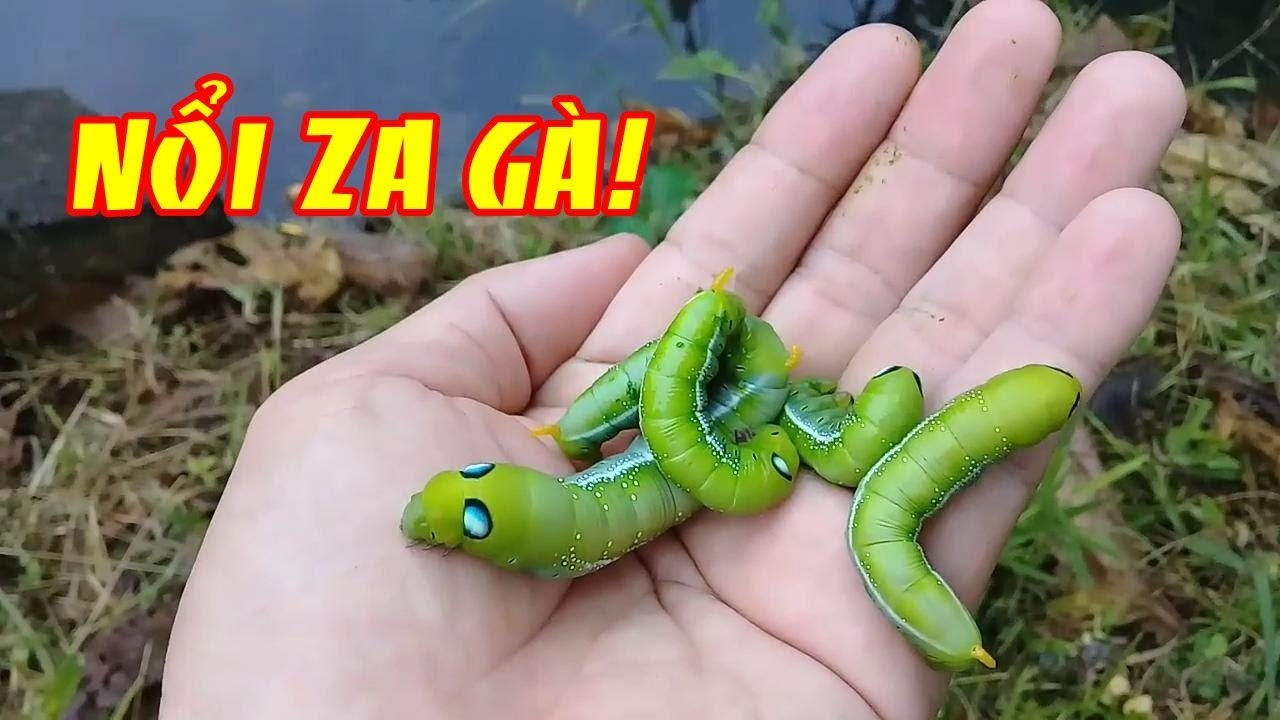
#> input picture img to img/con_sau1.jpg, 1280 x 720 px
$ python main1.py
#> lines starting #> are read from the running program, lines starting #| are printed output that depends on the picture; after the words box and inside, x2 and y2 are one past the last pixel; in counts of white or black regions, pixels touching at a corner belong together
import cv2
import numpy as np

# Đường dẫn đến tệp ảnh chứa con sâu
image_path = 'con_sau1.jpg'

# Đọc ảnh từ đường dẫn
image = cv2.imread(image_path)
#> image is the input picture: shape (720, 1280, 3); mean B, G, R 111.1, 131.6, 139.7
marked_image = image.copy()

# Chuyển đổi ảnh sang không gian màu HSV
hsv = cv2.cvtColor(image, cv2.COLOR_BGR2HSV)
#> hsv: shape (720, 1280, 3); mean H, S, V 79.1, 88.2, 152.1

# Đặt ngưỡng cho màu sâu
lower_green = np.array([25, 50, 50])
upper_green = np.array([85, 255, 255])

# Tạo ngưỡng binary
mask = cv2.inRange(hsv, lower_green, upper_green)
#> mask: shape (720, 1280); 27.6% white; 274 white regions (200 under 20 px), largest, box (x1, y1, x2, y2) and area: (405, 128, 1280, 720) 175685, (0, 528, 86, 720) 8829, (512, 139, 721, 261) 7993

# Xử lý nhiễu
mask = cv2.medianBlur(mask, 5)
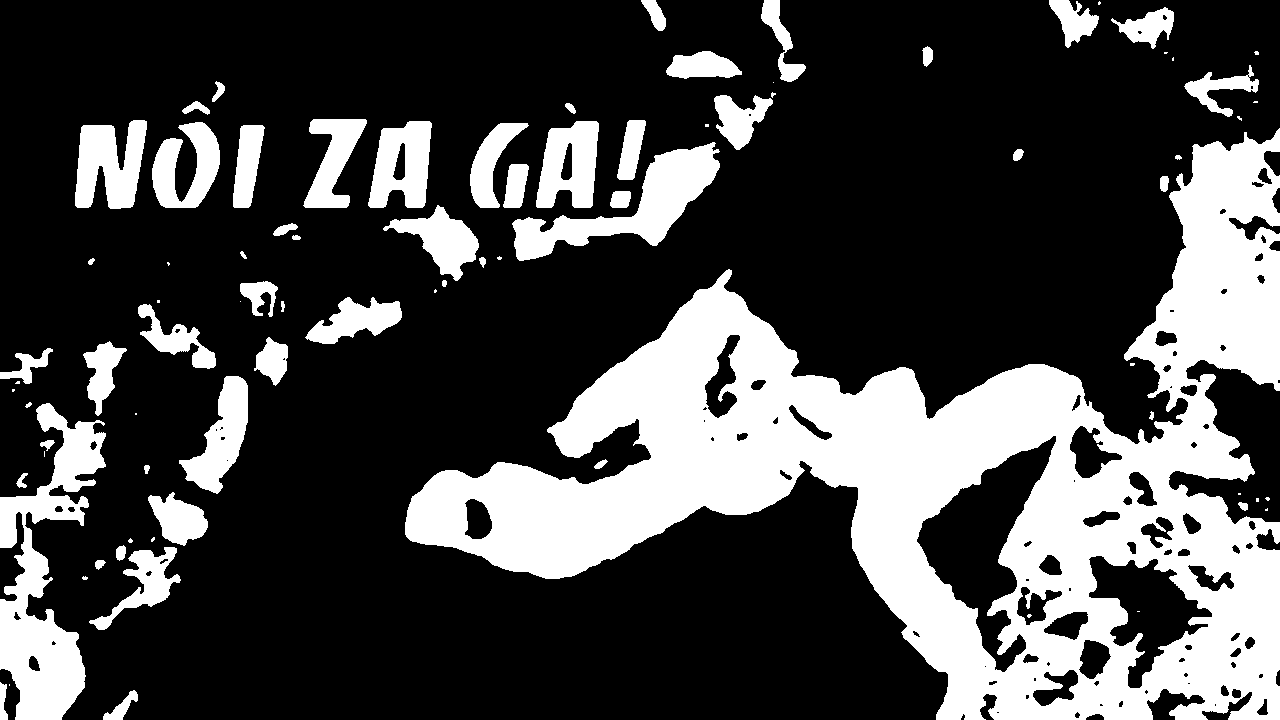
#> mask: shape (720, 1280); 27.6% white; 84 white regions (29 under 20 px)

# Tìm contours
contours, _ = cv2.findContours(
    mask, cv2.RETR_EXTERNAL, cv2.CHAIN_APPROX_SIMPLE)
#> contours = 82 contours, 30 with area under 20; largest, box (x1, y1, x2, y2) and area: (405, 128, 1280, 720) 206156, (0, 403, 106, 720) 14135, (512, 142, 720, 261) 7699, (75, 120, 147, 209) 4214, (368, 121, 432, 208) 4004

# Tạo lớp mặt nạ với độ trong suốt 30%
alpha = 0.3

# Vẽ màu đỏ nhạt với độ trong suốt 30% cho từng con sâu
for contour in contours:
    area = cv2.contourArea(contour)
    if area > 100:  # Chỉ xem xét các vùng có diện tích đủ lớn
        mask_single_contour = np.zeros_like(mask)
        cv2.drawContours(mask_single_contour, [
                         contour], -1, 255, thickness=cv2.FILLED)

        # Tạo lớp mặt nạ cho vùng contour
        overlay = np.zeros_like(image)
        overlay[mask_single_contour == 255] = [0, 0, 255]

        # Tạo ảnh đỏ nhạt với độ trong suốt 30%
        overlay_blended = cv2.addWeighted(
            marked_image, 1 - alpha, overlay, alpha, 0)

        # Thay thế vùng contour bằng ảnh đỏ nhạt
        marked_image[mask_single_contour ==
                     255] = overlay_blended[mask_single_contour == 255]
#> this loop made 82 passes
#> area on passes 1, 3, 5, 6, 7, 11, 15, 16, 17, 18, 20, 23: 345.5, 171.5, 58.5, 2197.5, 105, 48.5, 1828, 68.5, 28.5, 57.5, 68, 14135
#> pass 1, `overlay_blended = cv2.addWeighted( marked_image, 1 - alpha, overlay, a..`:
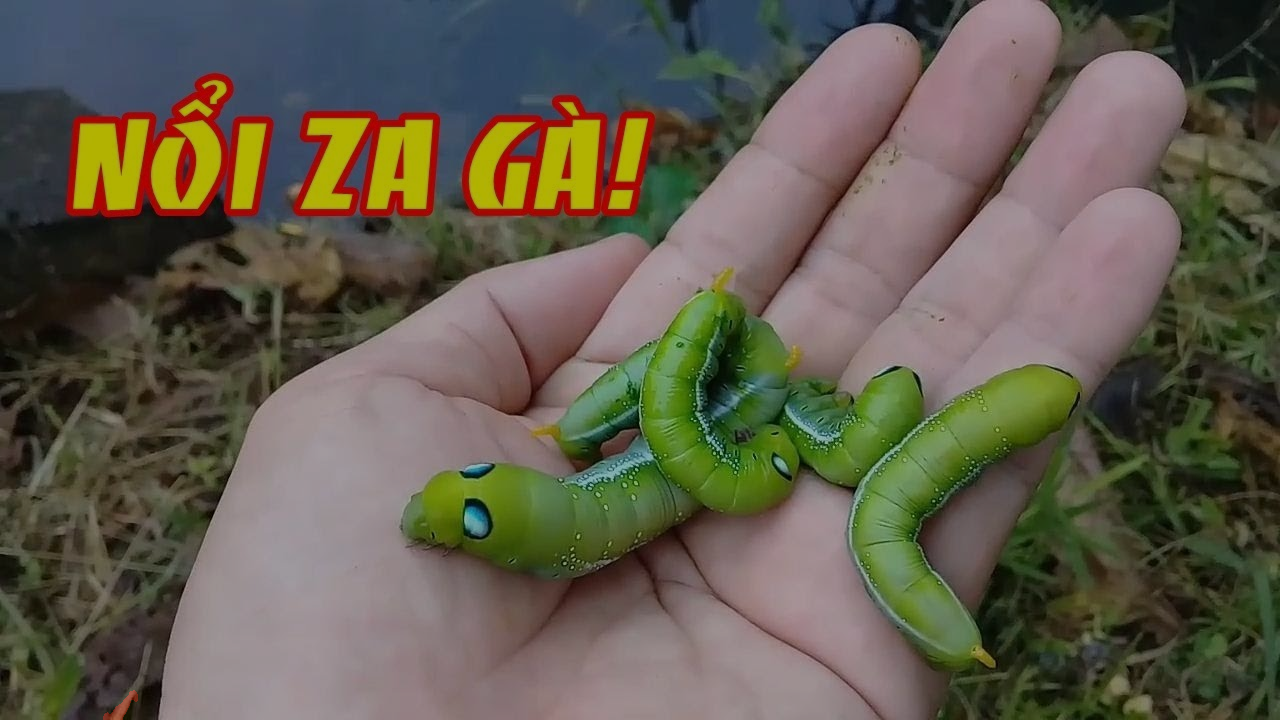
#> overlay_blended: shape (720, 1280, 3); mean B, G, R 77.8, 92.1, 97.8
#> after the loop:
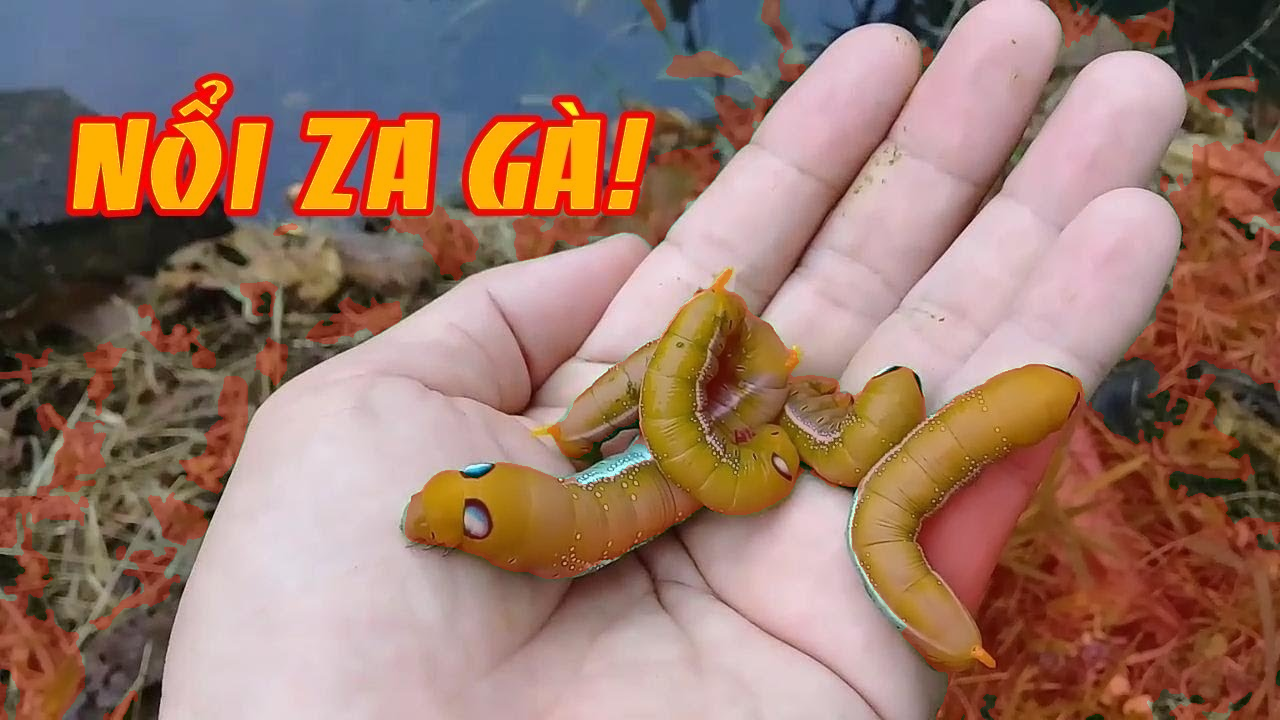
#> marked_image: shape (720, 1280, 3); mean B, G, R 105.7, 119.7, 153.2
#> after the loop:
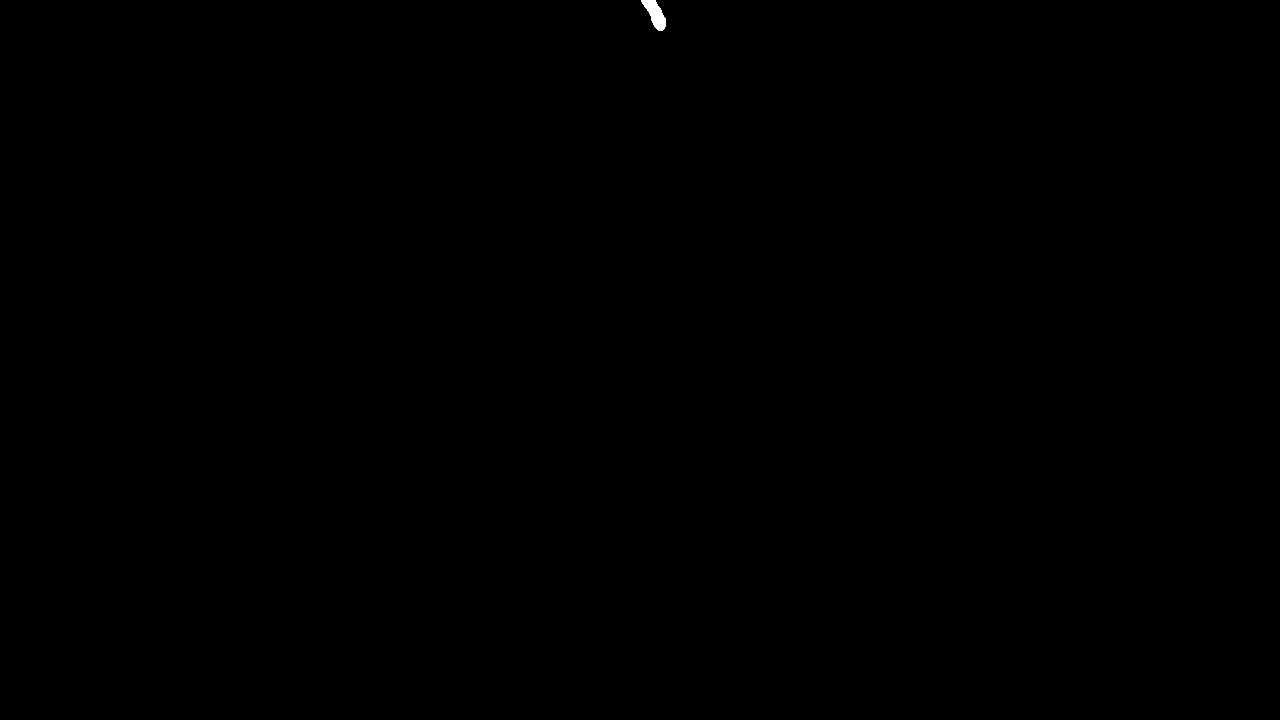
#> mask_single_contour: shape (720, 1280); 0.04% white; 1 white region, box (x1, y1, x2, y2) and area: (641, 0, 666, 31) 412

# Hiển thị hình ảnh với vùng con sâu đã được xử lý
cv2.imshow('Processed Image', marked_image)
cv2.waitKey(0)
cv2.destroyAllWindows()

$ run again, with img to img/con_sau.jpg copied over img to img/con_sau1.jpg
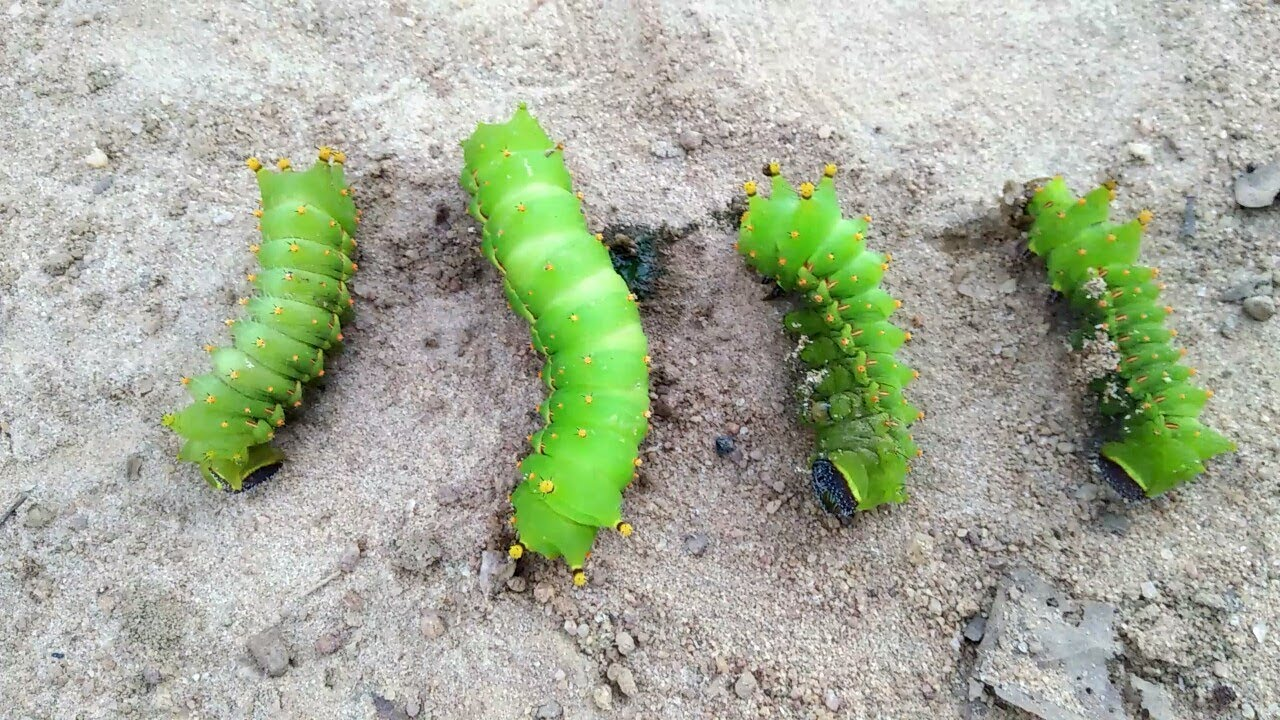
#> input picture img to img/con_sau.jpg, 1280 x 720 px
#> image is the input picture: shape (720, 1280, 3); mean B, G, R 154.7, 174.5, 167
#> hsv: shape (720, 1280, 3); mean H, S, V 48.1, 37.7, 177.7
#> `mask = cv2.medianBlur(mask, 5)`:
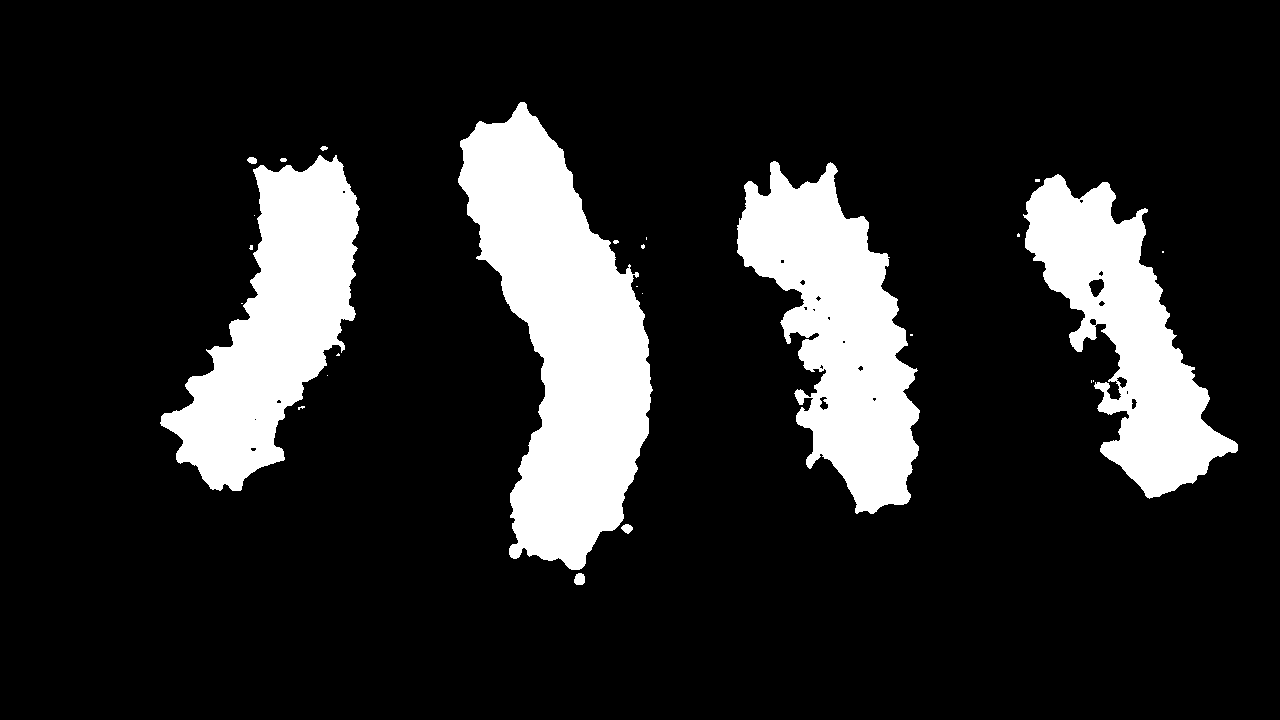
#> mask: shape (720, 1280); 15.5% white; 26 white regions (17 under 20 px)
#> contours = 26 contours, 19 with area under 20; largest, box (x1, y1, x2, y2) and area: (458, 102, 653, 570) 48357, (737, 161, 920, 514) 33103, (160, 155, 360, 491) 31525, (1023, 174, 1238, 499) 27956, (574, 573, 585, 585) 92, (621, 524, 633, 534) 66, (247, 157, 257, 164) 43
#> the loop `for contour in contours:` made 26 passes
#> area on passes 1, 2, 20, 21, 23, 24, 26: 92.5, 66.5, 27956, 33103, 43, 31525, 48357
#> after the loop `for contour in contours:`:
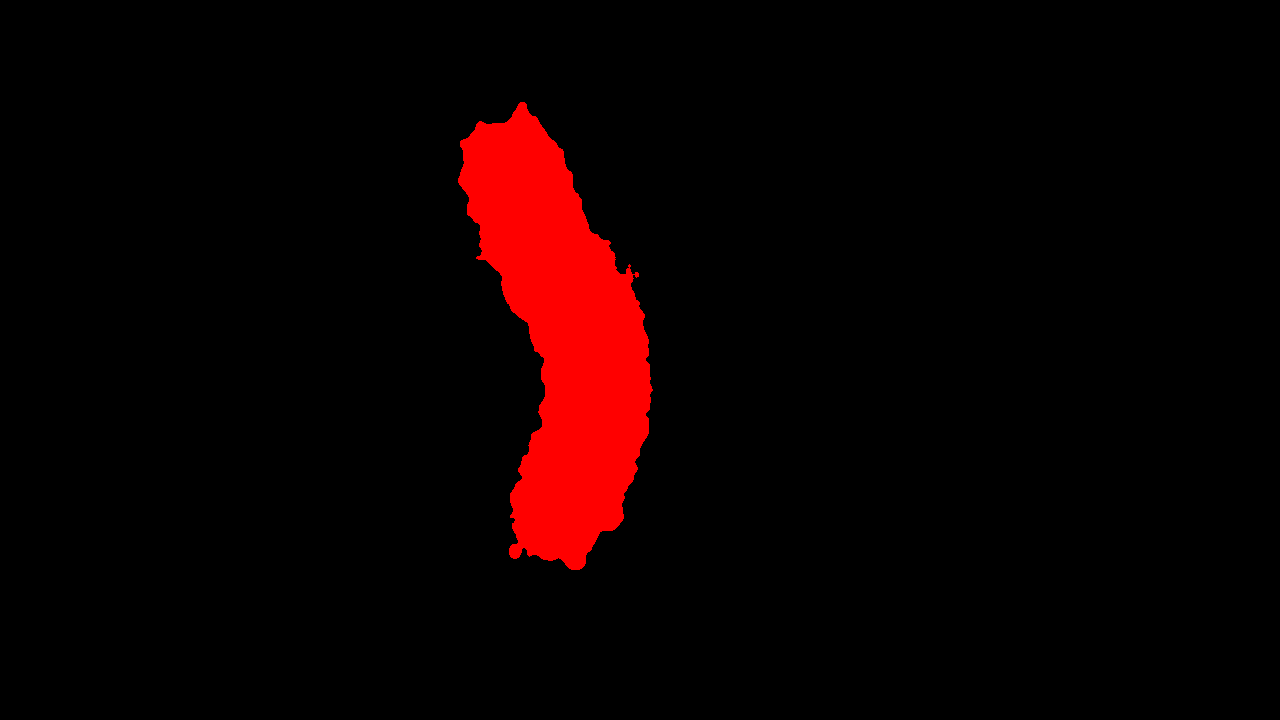
#> overlay: shape (720, 1280, 3); mean B, G, R 0, 0, 13.5
